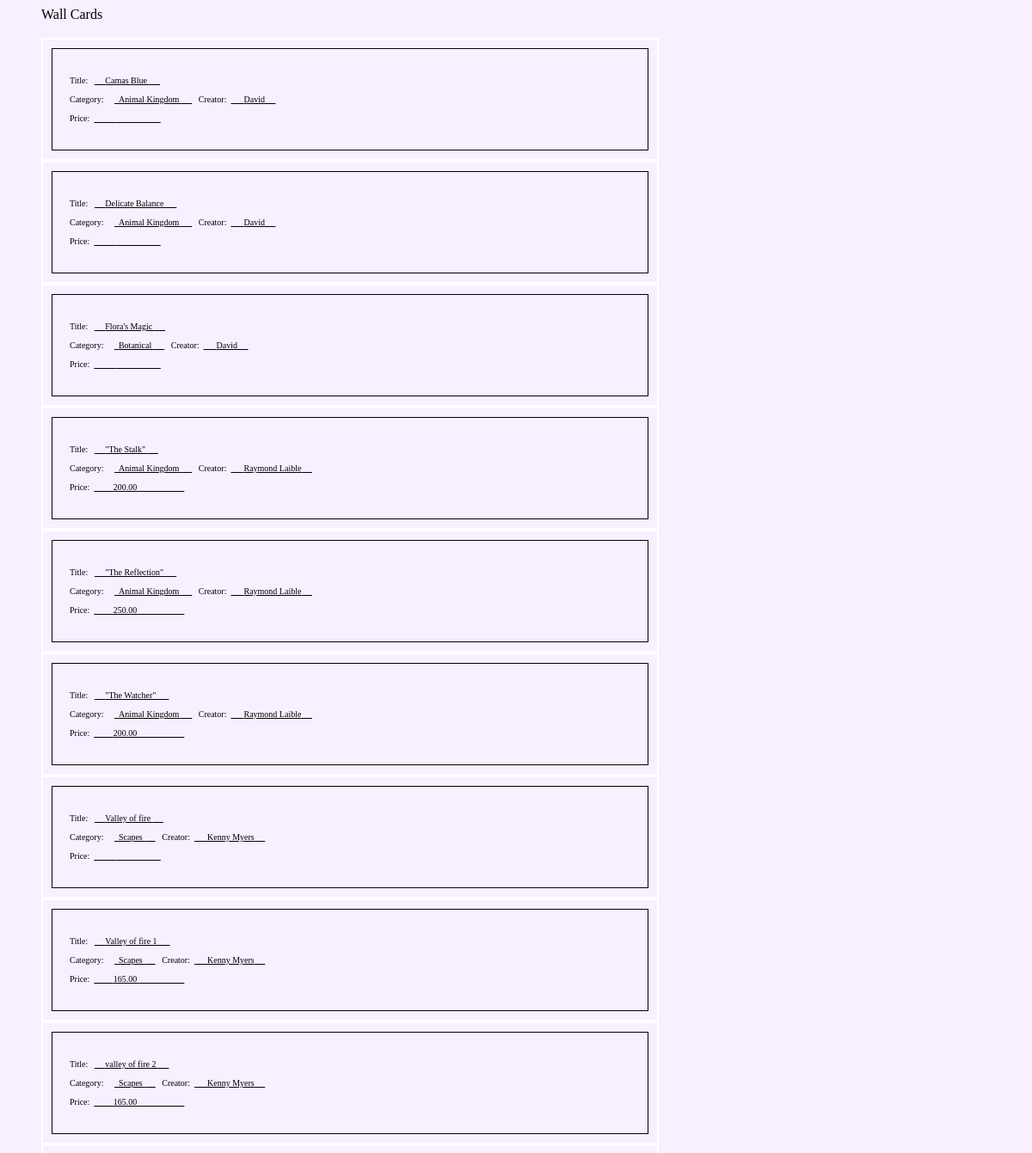
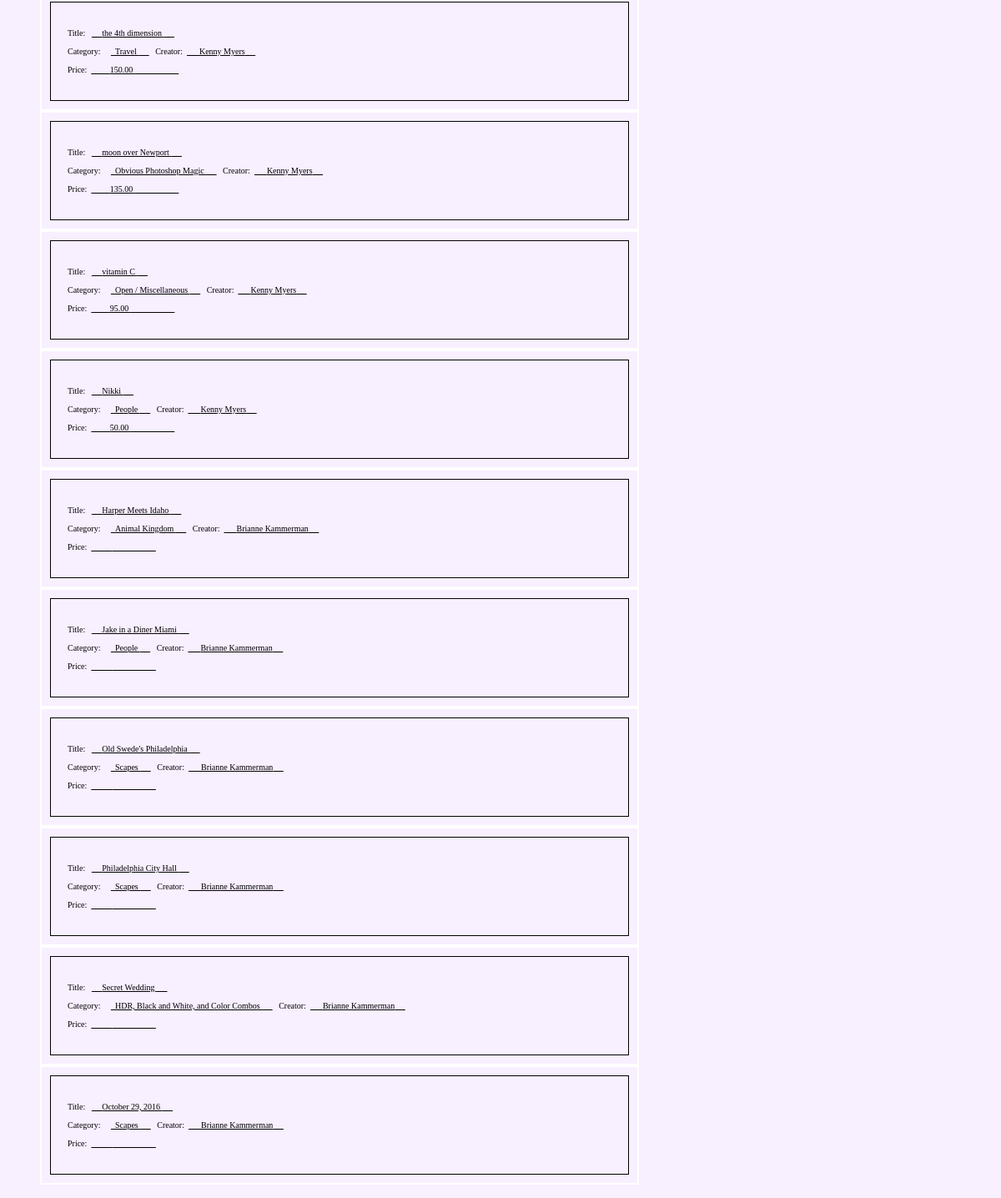
Page /show_2016/wallcards on the committed database (2 pictures, top to bottom).
### show_2016/models.py (models this page shows, shortened)
class Entries( models.Model):
    name = models.CharField( max_length=100 )
    address = models.CharField( max_length=100 )
    city = models.CharField( max_length=100 )
    state = models.CharField( max_length=100 )
    zip = models.CharField( max_length=100 )
    email = models.CharField( max_length=100 )
    phone = models.CharField( max_length=100 )
    pic1_title = models.CharField( max_length=100 )
    pic2_title = models.CharField( max_length=100 )
    pic3_title = models.CharField( max_length=100 )
    pic4_title = models.CharField( max_length=100 )
    pic5_title = models.CharField( max_length=100 )
    pic6_title = models.CharField( max_length=100 )
    pic7_title = models.CharField( max_length=100 )
    pic8_title = models.CharField( max_length=100 )
    pic1_category = models.CharField( max_length=50, default="" )
    pic2_category = models.CharField( max_length=50, default="" )
    pic3_category = models.CharField( max_length=50, default="" )
    pic4_category = models.CharField( max_length=50, default="" )
    pic5_category = models.CharField( max_length=50, default="" )
    pic6_category = models.CharField( max_length=50, default="" )
    pic7_category = models.CharField( max_length=50, default="" )
    pic8_category = models.CharField( max_length=50, default="" )
    pic1_price = models.CharField( max_length=30, default="")
    pic2_price = models.CharField( max_length=30, default="")
    pic3_price = models.CharField( max_length=30, default="")
    pic4_price = models.CharField( max_length=30, default="")
    pic5_price = models.CharField( max_length=30, default="")
    pic6_price = models.CharField( max_length=30, default="")
    pic7_price = models.CharField( max_length=30, default="")
    pic8_price = models.CharField( max_length=30, default="")
    date = models.DateTimeField( default=timezone.now() )
    def name_string( self):
        return self.name
    def num_pics( self):
        n = 0
        if ( len( self.pic1_title) > 1):
            n = n + 1
        if ( len( self.pic2_title) > 1):
            n = n + 1
        if ( len( self.pic3_title) > 1):
            n = n + 1
        if ( len( self.pic4_title) > 1):
            n = n + 1
        if ( len( self.pic5_title) > 1):
            n = n + 1
        if ( len( self.pic6_title) > 1):
            n = n + 1
        if ( len( self.pic7_title) > 1):
            n = n + 1
        if ( len( self.pic8_title) > 1):
            n = n + 1
        return n
    def entry_fee( self):
        return self.num_pics() * 9

### show_2016/views.py (the view)
def print_wallcards( request):
     piclist = build_pic_list()
     all_pics = piclist[ 'all_pics' ]
     context = { 'all_pics' : all_pics }
     return render( request, 'show_2016/wallcards.html', context)

### show_2016/templates/show_2016/wallcards.html (shortened to what this page needs)
{% include 'show_2016/base_start.html' %}
<blockquote>
  Wall Cards
  <br><br>
{% if all_pics %}
  {% for pic in all_pics %}
  <table class="wall">
    <tr>
      <td class="wall"><br>
	Title:&nbsp;&nbsp;
	<u>&nbsp;&nbsp;&nbsp;&nbsp;&nbsp;{{ pic.title|ljust:"50" }}
	  &nbsp;&nbsp;&nbsp;&nbsp;&nbsp;</u><br><br>
	Category:&nbsp;&nbsp;&nbsp;&nbsp;&nbsp;<u>&nbsp;&nbsp;{{ pic.category }}
	  &nbsp;&nbsp;&nbsp;&nbsp;&nbsp;</u>
	&nbsp;&nbsp;Creator:&nbsp;&nbsp;<u>&nbsp;&nbsp;&nbsp;&nbsp;&nbsp;
	  {{ pic.entrant }}&nbsp;&nbsp;&nbsp;&nbsp;&nbsp;</u><br><br>
	Price:&nbsp;&nbsp;<u>&nbsp;&nbsp;&nbsp;&nbsp;&nbsp;
	  &nbsp;&nbsp;&nbsp;{{ pic.price }}
	  &nbsp;&nbsp;&nbsp;&nbsp;&nbsp;&nbsp;&nbsp;&nbsp;&nbsp;&nbsp;</u>
	<br><br>
      </td>
    </tr>
  </table>
  {% endfor %}
{% else %}
  <p>
    There are no entries yet.<br>
  </p>
{% endif %}
</blockquote>

### show_2016/static/show_2016/style.css (style rules this page uses)
table.wall { border: 2px solid white; border-collapse: separate; border-spacing: 10px; width: 65%; }
td.wall { text-align: left; border: 1px solid black; padding: 20px; font-size: 10px; }

### rows in the picture
Entries: title "Camas Blue" "Delicate Balance" "Flora's Magic", category "Animal Kingdom" "Animal Kingdom" "Botanical", entrant "David" "David" "David"
Entries: title "\"The Stalk\"" "\"The Reflection\"" "\"The Watcher\"", category "Animal Kingdom" "Animal Kingdom" "Animal Kingdom", entrant "Raymond Laible" "Raymond Laible" "Raymond Laible", price "200.00" "250.00" "200.00"
Entries: title "Valley of fire", category "Scapes", entrant "Kenny Myers"
Entries: title "Valley of fire 1" "valley of fire 2" "the 4th dimension" "moon over Newport" "vitamin C" "Nikki", category "Scapes" "Scapes" "Travel" "Obvious Photoshop Magic" "Open / Miscellaneous" "People", entrant "Kenny Myers" "Kenny Myers" "Kenny Myers" "Kenny Myers" "Kenny Myers" "Kenny Myers", price "165.00" "165.00" "150.00" "135.00" "95.00" "50.00"
Entries: title "Harper Meets Idaho" "Jake in a Diner Miami" "Old Swede's Philadelphia" "Philadelphia City Hall" "Secret Wedding" "October 29, 2016", category "Animal Kingdom" "People" "Scapes" "Scapes" "HDR, Black and White, and Color Combos" "Scapes", entrant "Brianne Kammerman" "Brianne Kammerman" "Brianne Kammerman" "Brianne Kammerman" "Brianne Kammerman" "Brianne Kammerman"
